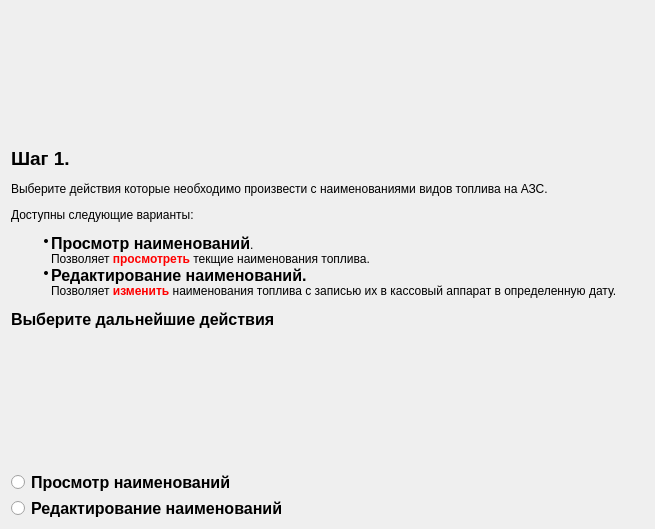
<?xml version="1.0" encoding="UTF-8"?>
<ui version="4.0">
 <class>IntroPage</class>
 <widget class="QWizardPage" name="IntroPage">
  <property name="geometry">
   <rect>
    <x>0</x>
    <y>0</y>
    <width>655</width>
    <height>529</height>
   </rect>
  </property>
  <property name="windowTitle">
   <string>WizardPage</string>
  </property>
  <property name="title">
   <string>Работа с наименованиями топлива на АЗС</string>
  </property>
  <property name="subTitle">
   <string/>
  </property>
  <layout class="QGridLayout" name="gridLayout_2">
   <item row="0" column="0">
    <widget class="QLabel" name="labelInfo">
     <property name="text">
      <string>&lt;html&gt;&lt;head/&gt;&lt;body&gt;&lt;p&gt;&lt;span style=&quot; font-size:14pt; font-weight:600;&quot;&gt;Шаг 1.&lt;/span&gt;&lt;/p&gt;&lt;p&gt;Выберите действия которые необходимо произвести с наименованиями видов топлива на АЗС.&lt;/p&gt;&lt;p&gt;Доступны следующие варианты:&lt;/p&gt;&lt;ul style=&quot;margin-top: 0px; margin-bottom: 0px; margin-left: 0px; margin-right: 0px; -qt-list-indent: 1;&quot;&gt;&lt;li style=&quot; margin-top:12px; margin-bottom:0px; margin-left:0px; margin-right:0px; -qt-block-indent:0; text-indent:0px;&quot;&gt;&lt;span style=&quot; font-size:12pt; font-weight:600;&quot;&gt;Просмотр наименований&lt;/span&gt;.&lt;br/&gt;Позволяет &lt;span style=&quot; font-weight:600; color:#ff0000;&quot;&gt;просмотреть&lt;/span&gt; текщие наименования топлива.&lt;/li&gt;&lt;li style=&quot; margin-top:0px; margin-bottom:12px; margin-left:0px; margin-right:0px; -qt-block-indent:0; text-indent:0px;&quot;&gt;&lt;span style=&quot; font-size:12pt; font-weight:600;&quot;&gt;Редактирование наименований.&lt;br/&gt;&lt;/span&gt;Позволяет &lt;span style=&quot; font-weight:600; color:#ff0000;&quot;&gt;изменить&lt;/span&gt; наименования топлива с записью их в кассовый аппарат в определенную дату.&lt;/li&gt;&lt;/ul&gt;&lt;p&gt;&lt;span style=&quot; font-size:12pt; font-weight:600;&quot;&gt;Выберите дальнейшие действия&lt;/span&gt;&lt;/p&gt;&lt;/body&gt;&lt;/html&gt;</string>
     </property>
     <property name="wordWrap">
      <bool>true</bool>
     </property>
    </widget>
   </item>
   <item row="2" column="0">
    <widget class="QRadioButton" name="radioButtonChange">
     <property name="font">
      <font>
       <pointsize>12</pointsize>
       <weight>75</weight>
       <bold>true</bold>
      </font>
     </property>
     <property name="styleSheet">
      <string notr="true">border-color: rgb(255, 255, 255);</string>
     </property>
     <property name="text">
      <string>Редактирование наименований</string>
     </property>
    </widget>
   </item>
   <item row="1" column="0">
    <widget class="QRadioButton" name="radioButtonView">
     <property name="font">
      <font>
       <pointsize>12</pointsize>
       <weight>75</weight>
       <bold>true</bold>
      </font>
     </property>
     <property name="styleSheet">
      <string notr="true">border-color: rgb(255, 255, 255);</string>
     </property>
     <property name="text">
      <string>Просмотр наименований</string>
     </property>
    </widget>
   </item>
  </layout>
 </widget>
 <resources/>
 <connections/>
</ui>
